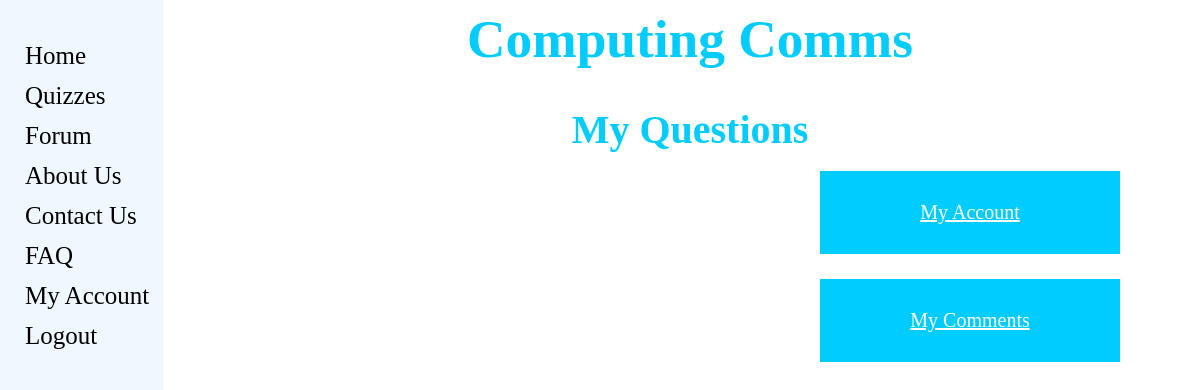
The page /computingcomms/my_questions/ (signed in) on the database as committed earlier.
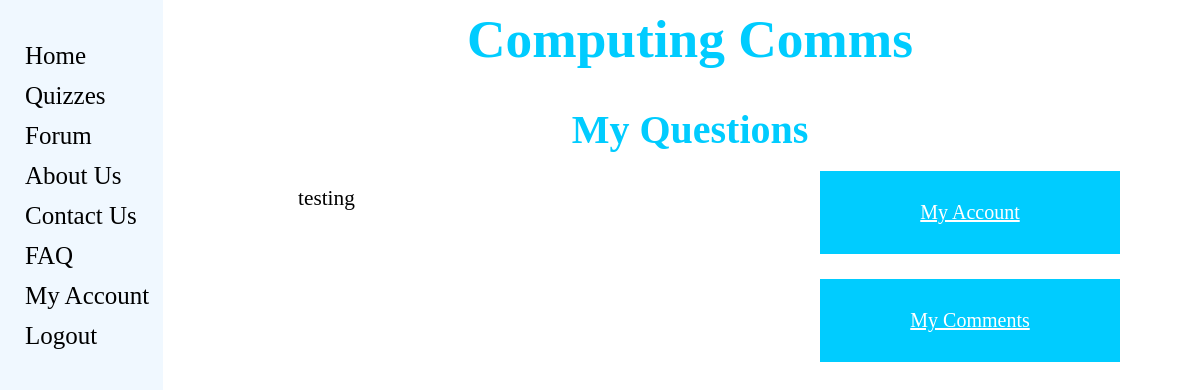
The same page on the database as committed later.
### computingcomms/models.py (models this page shows, shortened)
class ForumPost(models.Model):
    question = models.CharField(max_length=128)
    picture = models.ImageField(upload_to='forum_images',blank=True)
    date = models.DateTimeField(auto_now=True)
    user = models.ForeignKey(User, on_delete=models.DO_NOTHING)
    slug = models.SlugField(unique=True)

### computingcomms/views.py (the view)
def my_questions(request):
    posts_list = ForumPost.objects.order_by('-date')
    context_dict = {'posts': posts_list,}
    return render(request, 'computingcomms/my_questions.html', context_dict)

### templates/computingcomms/my_questions.html (shortened to what this page needs)
{% extends 'computingcomms/base.html' %}
{% load staticfiles %}
{% block head_block %}
	<div>
		<center><h1>Computing Comms</h1></center>
                <center><h2>My Questions</h2></center>
	</div>
{% endblock %}
{% block body_block %}
	<div>
	{% if posts %}
	<ul>
	    {% for post in posts %}
		{% if user == post.user %}
		    <p> {{post.question }} </p>
		{% endif %}
	    {% endfor %}
	</ul>
	{% else %}
	    <p><strong> You didn't ask any questions, yet! </strong></p>
	{% endif %}
	</div>
	<div class="buttons_position">
		<ul>
		<a href="{% url 'my_account' %}"><button class="button">My Account</a></button><br><br>
		<a href="{% url 'my_comments' %}"><button class="button">My Comments</a></button>
		</ul>
	</div>
{% endblock %}

Rows that differ between the two databases and show on the page:
added ForumPost: question "testing"
